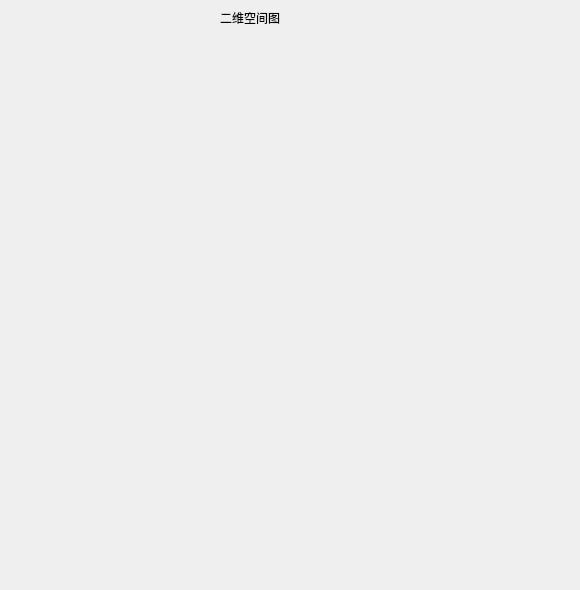
<?xml version="1.0" encoding="UTF-8"?>
<ui version="4.0">
 <class>Widget</class>
 <widget class="QWidget" name="Widget">
  <property name="geometry">
   <rect>
    <x>0</x>
    <y>0</y>
    <width>580</width>
    <height>590</height>
   </rect>
  </property>
  <property name="maximumSize">
   <size>
    <width>1000</width>
    <height>1000</height>
   </size>
  </property>
  <property name="windowTitle">
   <string>Artificial potential field simulation</string>
  </property>
  <widget class="QCustomPlot" name="qCustomPlot" native="true">
   <property name="geometry">
    <rect>
     <x>20</x>
     <y>30</y>
     <width>550</width>
     <height>550</height>
    </rect>
   </property>
   <property name="maximumSize">
    <size>
     <width>550</width>
     <height>550</height>
    </size>
   </property>
  </widget>
  <widget class="QLabel" name="label">
   <property name="geometry">
    <rect>
     <x>220</x>
     <y>10</y>
     <width>81</width>
     <height>16</height>
    </rect>
   </property>
   <property name="text">
    <string>二维空间图</string>
   </property>
  </widget>
 </widget>
 <layoutdefault spacing="6" margin="11"/>
 <customwidgets>
  <customwidget>
   <class>QCustomPlot</class>
   <extends>QWidget</extends>
   <header>qcustomplot.h</header>
   <container>1</container>
  </customwidget>
 </customwidgets>
 <resources/>
 <connections/>
</ui>
